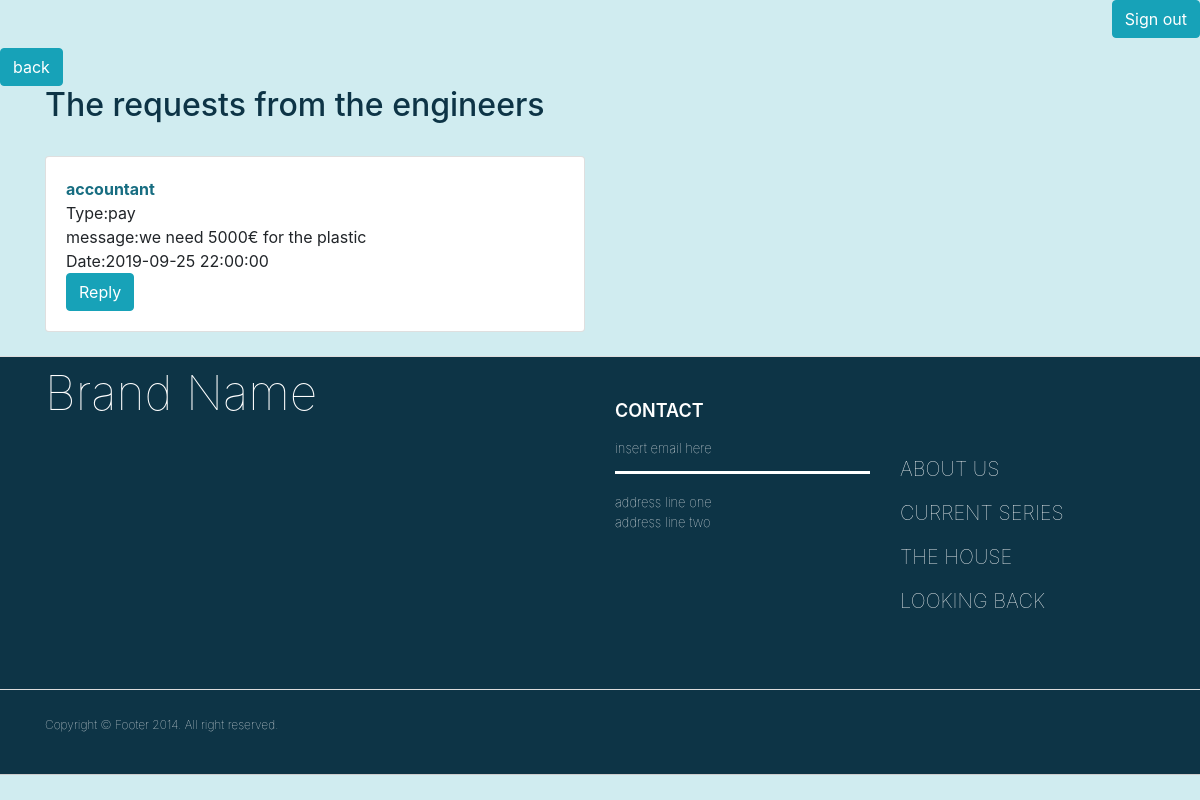
Screenshot of /requestsDe.php with the database file from the repository.
### tables this page shows
CREATE TABLE `requests` (
  `request_id` int(12) NOT NULL,
  `request_type` enum('buy','sale','pay') NOT NULL,
  `request_message` varchar(250) NOT NULL,
  `request_date` timestamp NOT NULL DEFAULT current_timestamp(),
  `fk_user_from` int(11) NOT NULL,
  `request_status` enum('Open','Accepted','Dismissed','') NOT NULL
);

CREATE TABLE `users` (
  `user_id` int(12) NOT NULL,
  `fullname` varchar(200) NOT NULL,
  `date_of_birth` date NOT NULL,
  `email` varchar(200) NOT NULL,
  `password` varchar(200) NOT NULL,
  `telefon` varchar(200) NOT NULL,
  `address` varchar(200) NOT NULL,
  `gender` enum('f','m') NOT NULL,
  `status` enum('Married','single') NOT NULL,
  `children` varchar(200) NOT NULL,
  `nationality` varchar(200) NOT NULL,
  `education` varchar(200) NOT NULL,
  `date_of_start` timestamp NOT NULL DEFAULT current_timestamp() ON UPDATE current_timestamp(),
  `role` varchar(200) NOT NULL
);

### requestsDe.php (the view, shortened to what this page needs)
<?php
require 'db.php';
?>
<!DOCTYPE html>
<html lang="en">
<head>
<?php include 'header.php';?>
</head>
<body class="body">
<?php require 'nav.php'; ?>
<a href="accPage.php"><button type='button' class='btn btn-info'>back</button></a>
<div class="container">
 <h2 style="color: #0d3446" >The requests from the engineers</h2><br>
<?php
$sql = "SELECT * FROM requests
        JOIN users ON fk_user_from=user_id WHERE role='acc' ";
        $result =mysqli_query($conn,$sql);
        if($result->num_rows> 0) {
            while($row = $result->fetch_assoc()) {?>
<div class="row">
    <div class="col-sm-6">
        <div class="card">
            <div class="card-body">
                <strong style="color:#176d81"><?php echo $row['fullname'];?></strong><br>
                <span>Type:</span><?php echo $row['request_type'];?><br>
                <span>message:</span><?php echo $row['request_message'];?><br>
                <span>Date:</span><?php echo $row['request_date'];?><br>
                <?php echo "
                <a href='action/acceptRequest.php?id=" .$row['request_id']."'><button type='button' class='btn btn-info'>Reply</button></a>"
                  ;  ?>
  </div>
        </div>
                <br>
    </div>
</div>
<?php
}
}
?>
</div>
<?php require 'footer.php'; ?>
</body>
</html>

### requestsDe.php (style rules this page uses)
.body { background-color: #d0ecf0 }

### rows the page displays
requests: fk_user_from.fullname "accountant", request_type "pay", request_message "we need 5000€ for the plastic", request_date "2019-09-25 22:00:00"
